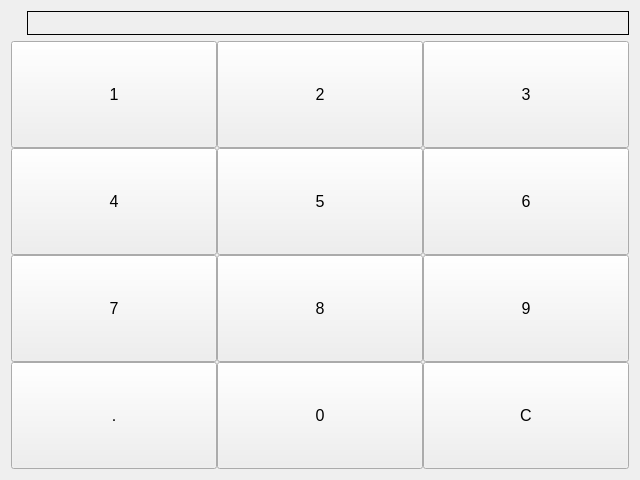
<?xml version="1.0" encoding="UTF-8"?>
<ui version="4.0">
 <class>PageKeypad</class>
 <widget class="PageWithUserBar" name="PageKeypad">
  <property name="geometry">
   <rect>
    <x>0</x>
    <y>0</y>
    <width>640</width>
    <height>480</height>
   </rect>
  </property>
  <layout class="QVBoxLayout" name="widgetRootLayout" stretch="0,1">
   <property name="spacing">
    <number>0</number>
   </property>
   <item>
    <layout class="QHBoxLayout" name="amountDisplayLayout">
     <property name="bottomMargin">
      <number>6</number>
     </property>
     <item>
      <widget class="QLabel" name="lblAmountText">
       <property name="sizePolicy">
        <sizepolicy hsizetype="Maximum" vsizetype="Preferred">
         <horstretch>0</horstretch>
         <verstretch>0</verstretch>
        </sizepolicy>
       </property>
       <property name="font">
        <font>
         <pointsize>14</pointsize>
        </font>
       </property>
       <property name="textFormat">
        <enum>Qt::PlainText</enum>
       </property>
      </widget>
     </item>
     <item>
      <spacer name="amountSpacer">
       <property name="orientation">
        <enum>Qt::Horizontal</enum>
       </property>
       <property name="sizeType">
        <enum>QSizePolicy::Fixed</enum>
       </property>
       <property name="sizeHint" stdset="0">
        <size>
         <width>5</width>
         <height>20</height>
        </size>
       </property>
      </spacer>
     </item>
     <item>
      <widget class="QLabel" name="lblAmount">
       <property name="font">
        <font>
         <pointsize>14</pointsize>
         <weight>75</weight>
         <bold>true</bold>
        </font>
       </property>
       <property name="frameShape">
        <enum>QFrame::Box</enum>
       </property>
      </widget>
     </item>
    </layout>
   </item>
   <item>
    <layout class="QGridLayout" name="btnGridLayout">
     <item row="0" column="1">
      <widget class="QPushButton" name="btnDigit2">
       <property name="sizePolicy">
        <sizepolicy hsizetype="Expanding" vsizetype="Expanding">
         <horstretch>0</horstretch>
         <verstretch>0</verstretch>
        </sizepolicy>
       </property>
       <property name="font">
        <font>
         <pointsize>12</pointsize>
        </font>
       </property>
       <property name="text">
        <string>2</string>
       </property>
      </widget>
     </item>
     <item row="0" column="2">
      <widget class="QPushButton" name="btnDigit3">
       <property name="sizePolicy">
        <sizepolicy hsizetype="Expanding" vsizetype="Expanding">
         <horstretch>0</horstretch>
         <verstretch>0</verstretch>
        </sizepolicy>
       </property>
       <property name="font">
        <font>
         <pointsize>12</pointsize>
        </font>
       </property>
       <property name="text">
        <string>3</string>
       </property>
      </widget>
     </item>
     <item row="1" column="1">
      <widget class="QPushButton" name="btnDigit5">
       <property name="sizePolicy">
        <sizepolicy hsizetype="Expanding" vsizetype="Expanding">
         <horstretch>0</horstretch>
         <verstretch>0</verstretch>
        </sizepolicy>
       </property>
       <property name="font">
        <font>
         <pointsize>12</pointsize>
        </font>
       </property>
       <property name="text">
        <string>5</string>
       </property>
      </widget>
     </item>
     <item row="1" column="2">
      <widget class="QPushButton" name="btnDigit6">
       <property name="sizePolicy">
        <sizepolicy hsizetype="Expanding" vsizetype="Expanding">
         <horstretch>0</horstretch>
         <verstretch>0</verstretch>
        </sizepolicy>
       </property>
       <property name="font">
        <font>
         <pointsize>12</pointsize>
        </font>
       </property>
       <property name="text">
        <string>6</string>
       </property>
      </widget>
     </item>
     <item row="0" column="0">
      <widget class="QPushButton" name="btnDigit1">
       <property name="sizePolicy">
        <sizepolicy hsizetype="Expanding" vsizetype="Expanding">
         <horstretch>0</horstretch>
         <verstretch>0</verstretch>
        </sizepolicy>
       </property>
       <property name="font">
        <font>
         <pointsize>12</pointsize>
        </font>
       </property>
       <property name="text">
        <string>1</string>
       </property>
      </widget>
     </item>
     <item row="2" column="1">
      <widget class="QPushButton" name="btnDigit8">
       <property name="sizePolicy">
        <sizepolicy hsizetype="Expanding" vsizetype="Expanding">
         <horstretch>0</horstretch>
         <verstretch>0</verstretch>
        </sizepolicy>
       </property>
       <property name="font">
        <font>
         <pointsize>12</pointsize>
        </font>
       </property>
       <property name="text">
        <string>8</string>
       </property>
      </widget>
     </item>
     <item row="2" column="0">
      <widget class="QPushButton" name="btnDigit7">
       <property name="sizePolicy">
        <sizepolicy hsizetype="Expanding" vsizetype="Expanding">
         <horstretch>0</horstretch>
         <verstretch>0</verstretch>
        </sizepolicy>
       </property>
       <property name="font">
        <font>
         <pointsize>12</pointsize>
        </font>
       </property>
       <property name="text">
        <string>7</string>
       </property>
      </widget>
     </item>
     <item row="1" column="0">
      <widget class="QPushButton" name="btnDigit4">
       <property name="sizePolicy">
        <sizepolicy hsizetype="Expanding" vsizetype="Expanding">
         <horstretch>0</horstretch>
         <verstretch>0</verstretch>
        </sizepolicy>
       </property>
       <property name="font">
        <font>
         <pointsize>12</pointsize>
        </font>
       </property>
       <property name="text">
        <string>4</string>
       </property>
      </widget>
     </item>
     <item row="2" column="2">
      <widget class="QPushButton" name="btnDigit9">
       <property name="sizePolicy">
        <sizepolicy hsizetype="Expanding" vsizetype="Expanding">
         <horstretch>0</horstretch>
         <verstretch>0</verstretch>
        </sizepolicy>
       </property>
       <property name="font">
        <font>
         <pointsize>12</pointsize>
        </font>
       </property>
       <property name="text">
        <string>9</string>
       </property>
      </widget>
     </item>
     <item row="3" column="0">
      <widget class="QPushButton" name="btnDot">
       <property name="sizePolicy">
        <sizepolicy hsizetype="Expanding" vsizetype="Expanding">
         <horstretch>0</horstretch>
         <verstretch>0</verstretch>
        </sizepolicy>
       </property>
       <property name="font">
        <font>
         <pointsize>12</pointsize>
        </font>
       </property>
       <property name="text">
        <string>.</string>
       </property>
      </widget>
     </item>
     <item row="3" column="1">
      <widget class="QPushButton" name="btnDigit0">
       <property name="sizePolicy">
        <sizepolicy hsizetype="Expanding" vsizetype="Expanding">
         <horstretch>0</horstretch>
         <verstretch>0</verstretch>
        </sizepolicy>
       </property>
       <property name="font">
        <font>
         <pointsize>12</pointsize>
        </font>
       </property>
       <property name="text">
        <string>0</string>
       </property>
      </widget>
     </item>
     <item row="3" column="2">
      <widget class="QPushButton" name="btnClear">
       <property name="sizePolicy">
        <sizepolicy hsizetype="Expanding" vsizetype="Expanding">
         <horstretch>0</horstretch>
         <verstretch>0</verstretch>
        </sizepolicy>
       </property>
       <property name="font">
        <font>
         <pointsize>12</pointsize>
        </font>
       </property>
       <property name="text">
        <string>C</string>
       </property>
      </widget>
     </item>
    </layout>
   </item>
  </layout>
 </widget>
 <customwidgets>
  <customwidget>
   <class>PageWithUserBar</class>
   <extends>QWidget</extends>
   <header>page/abstract/pagewithuserbar.h</header>
   <container>1</container>
  </customwidget>
 </customwidgets>
 <resources/>
 <connections/>
</ui>
